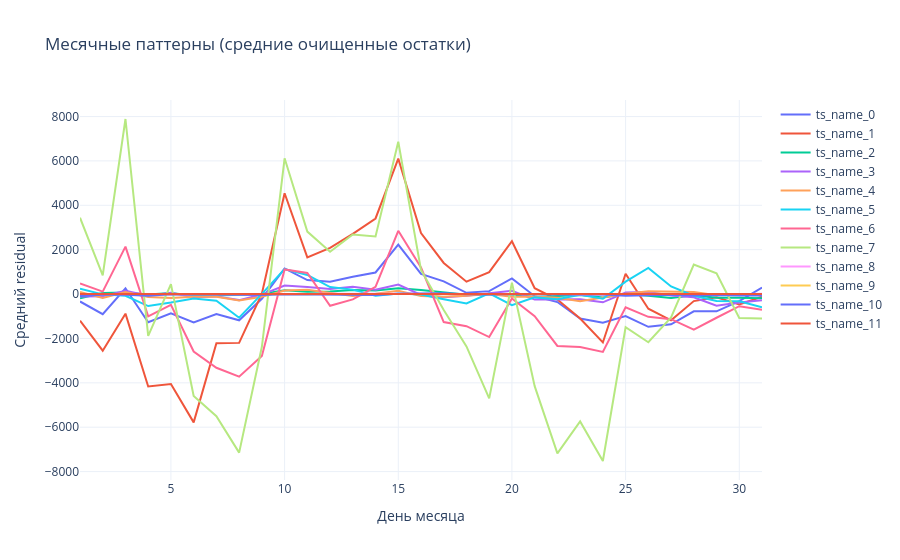

Notebook source saved alongside this figure:
### Code cell
import plotly.graph_objects as go
import pandas as pd

all_month_patterns_df = pd.concat(all_month_patterns)

fig = go.Figure()

for ts in all_month_patterns_df['ts_name'].unique():
    temp = all_month_patterns_df[all_month_patterns_df['ts_name'] == ts]

    fig.add_trace(go.Scatter(
        x=temp['day_of_month'],
        y=temp['residuals'],
        mode='lines',
        name=ts
    ))

fig.update_layout(
    title='Месячные паттерны (средние очищенные остатки)',
    xaxis_title='День месяца',
    yaxis_title='Средний residual',
    template='plotly_white'
)

fig.show()
